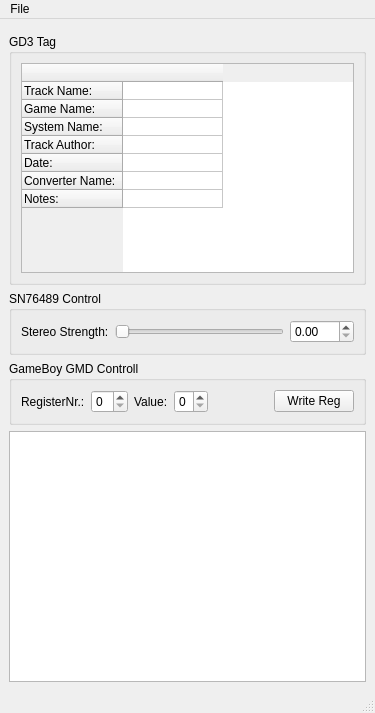
<?xml version="1.0" encoding="UTF-8"?>
<ui version="4.0">
 <class>MainWindow</class>
 <widget class="QMainWindow" name="MainWindow">
  <property name="geometry">
   <rect>
    <x>0</x>
    <y>0</y>
    <width>375</width>
    <height>713</height>
   </rect>
  </property>
  <property name="sizePolicy">
   <sizepolicy hsizetype="Minimum" vsizetype="Preferred">
    <horstretch>0</horstretch>
    <verstretch>0</verstretch>
   </sizepolicy>
  </property>
  <property name="windowTitle">
   <string>MainWindow</string>
  </property>
  <widget class="QWidget" name="centralwidget">
   <layout class="QVBoxLayout" name="verticalLayout">
    <item>
     <widget class="OscilloscopeWidget" name="oscilloscope" native="true"/>
    </item>
    <item>
     <widget class="QGroupBox" name="groupBox_2">
      <property name="minimumSize">
       <size>
        <width>0</width>
        <height>230</height>
       </size>
      </property>
      <property name="title">
       <string>GD3 Tag</string>
      </property>
      <layout class="QHBoxLayout" name="horizontalLayout_3">
       <item>
        <widget class="QTableWidget" name="gd3_tag_table">
         <attribute name="verticalHeaderMinimumSectionSize">
          <number>18</number>
         </attribute>
         <attribute name="verticalHeaderDefaultSectionSize">
          <number>18</number>
         </attribute>
         <row>
          <property name="text">
           <string>Track Name:</string>
          </property>
         </row>
         <row>
          <property name="text">
           <string>Game Name:</string>
          </property>
         </row>
         <row>
          <property name="text">
           <string>System Name:</string>
          </property>
         </row>
         <row>
          <property name="text">
           <string>Track Author:</string>
          </property>
         </row>
         <row>
          <property name="text">
           <string>Date:</string>
          </property>
         </row>
         <row>
          <property name="text">
           <string>Converter Name:</string>
          </property>
         </row>
         <row>
          <property name="text">
           <string>Notes:</string>
          </property>
         </row>
         <column>
          <property name="text">
           <string/>
          </property>
         </column>
        </widget>
       </item>
      </layout>
     </widget>
    </item>
    <item>
     <widget class="QGroupBox" name="sn76489_group">
      <property name="title">
       <string>SN76489 Control</string>
      </property>
      <layout class="QHBoxLayout" name="horizontalLayout">
       <item>
        <widget class="QLabel" name="label_3">
         <property name="text">
          <string>Stereo Strength:</string>
         </property>
        </widget>
       </item>
       <item>
        <widget class="QSlider" name="sn76489_stereo_slider">
         <property name="maximum">
          <number>100</number>
         </property>
         <property name="value">
          <number>0</number>
         </property>
         <property name="orientation">
          <enum>Qt::Horizontal</enum>
         </property>
        </widget>
       </item>
       <item>
        <widget class="QDoubleSpinBox" name="sn76489_stereo_spin">
         <property name="maximum">
          <double>100.000000000000000</double>
         </property>
        </widget>
       </item>
      </layout>
     </widget>
    </item>
    <item>
     <widget class="QGroupBox" name="groupBox">
      <property name="title">
       <string>GameBoy GMD Controll</string>
      </property>
      <layout class="QHBoxLayout" name="horizontalLayout_2">
       <item>
        <widget class="QLabel" name="label">
         <property name="text">
          <string>RegisterNr.:</string>
         </property>
        </widget>
       </item>
       <item>
        <widget class="QSpinBox" name="gb_reg_num">
         <property name="minimum">
          <number>0</number>
         </property>
         <property name="maximum">
          <number>47</number>
         </property>
         <property name="displayIntegerBase">
          <number>16</number>
         </property>
        </widget>
       </item>
       <item>
        <widget class="QLabel" name="label_2">
         <property name="text">
          <string>Value:</string>
         </property>
        </widget>
       </item>
       <item>
        <widget class="QSpinBox" name="gb_reg_value">
         <property name="maximum">
          <number>255</number>
         </property>
         <property name="displayIntegerBase">
          <number>16</number>
         </property>
        </widget>
       </item>
       <item>
        <spacer name="horizontalSpacer">
         <property name="orientation">
          <enum>Qt::Horizontal</enum>
         </property>
         <property name="sizeHint" stdset="0">
          <size>
           <width>40</width>
           <height>20</height>
          </size>
         </property>
        </spacer>
       </item>
       <item>
        <widget class="QPushButton" name="gb_write_reg">
         <property name="text">
          <string>Write Reg</string>
         </property>
        </widget>
       </item>
      </layout>
     </widget>
    </item>
    <item>
     <widget class="QPlainTextEdit" name="log_output">
      <property name="font">
       <font>
        <pointsize>8</pointsize>
        <bold>false</bold>
       </font>
      </property>
      <property name="styleSheet">
       <string notr="true">color: rgb(0, 0,200);</string>
      </property>
      <property name="readOnly">
       <bool>true</bool>
      </property>
      <property name="backgroundVisible">
       <bool>false</bool>
      </property>
     </widget>
    </item>
   </layout>
  </widget>
  <widget class="QMenuBar" name="menubar">
   <property name="geometry">
    <rect>
     <x>0</x>
     <y>0</y>
     <width>375</width>
     <height>23</height>
    </rect>
   </property>
   <widget class="QMenu" name="menuFile">
    <property name="title">
     <string>File</string>
    </property>
    <addaction name="actionOpen"/>
    <addaction name="action_Export_Streaming_Data"/>
    <addaction name="separator"/>
    <addaction name="actionE_xit"/>
   </widget>
   <addaction name="menuFile"/>
  </widget>
  <widget class="QStatusBar" name="statusbar"/>
  <action name="actionOpen">
   <property name="text">
    <string>&amp;Open</string>
   </property>
  </action>
  <action name="action_Export_Streaming_Data">
   <property name="text">
    <string>&amp;Export Streaming Data</string>
   </property>
  </action>
  <action name="actionE_xit">
   <property name="text">
    <string>E&amp;xit</string>
   </property>
  </action>
 </widget>
 <customwidgets>
  <customwidget>
   <class>OscilloscopeWidget</class>
   <extends>QWidget</extends>
   <header>widgets/oscilloscope_widget.h</header>
   <container>1</container>
  </customwidget>
 </customwidgets>
 <resources/>
 <connections/>
</ui>
